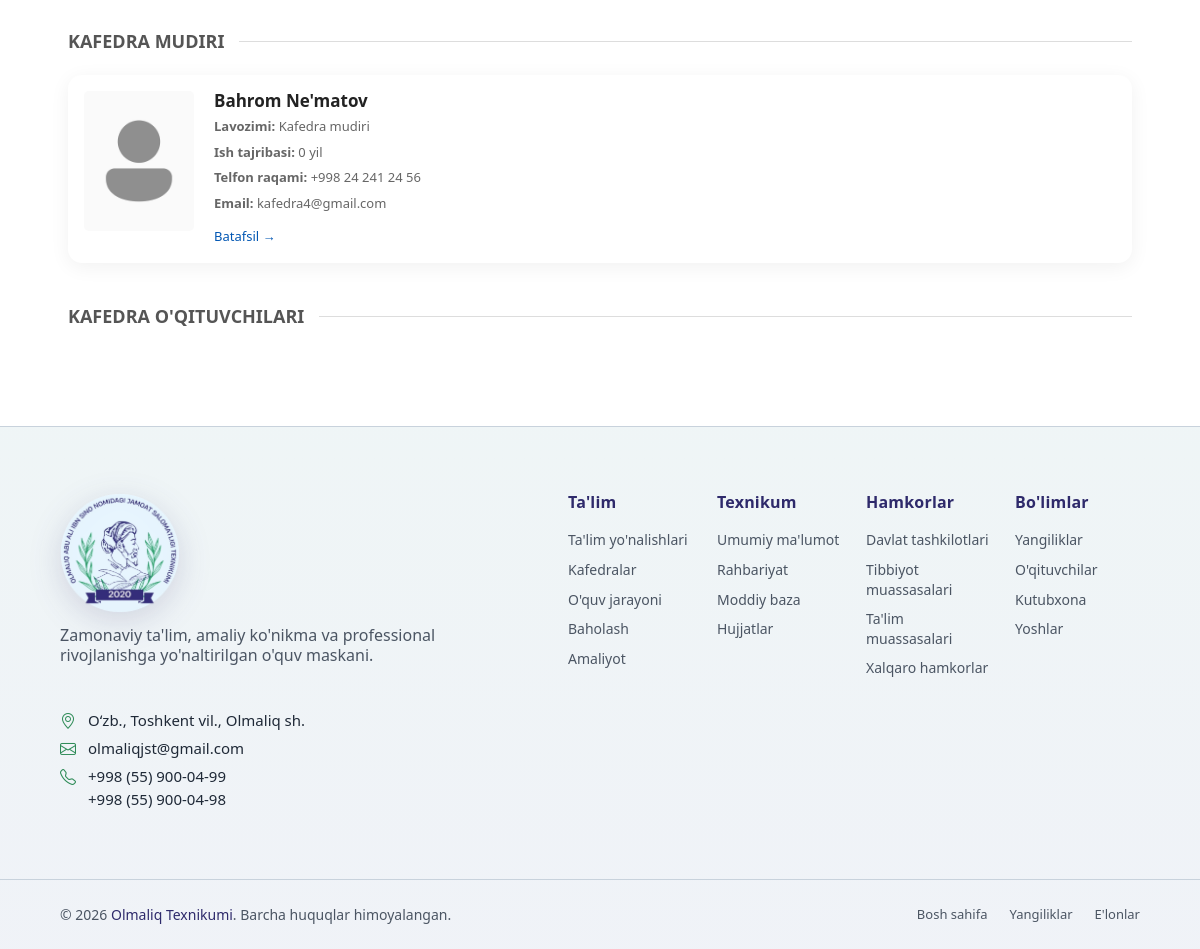
Before: /kafedralar/onalik-va-bolalikda-hamshiralik-ishi-kafedra/ (lower part) with the older database file.
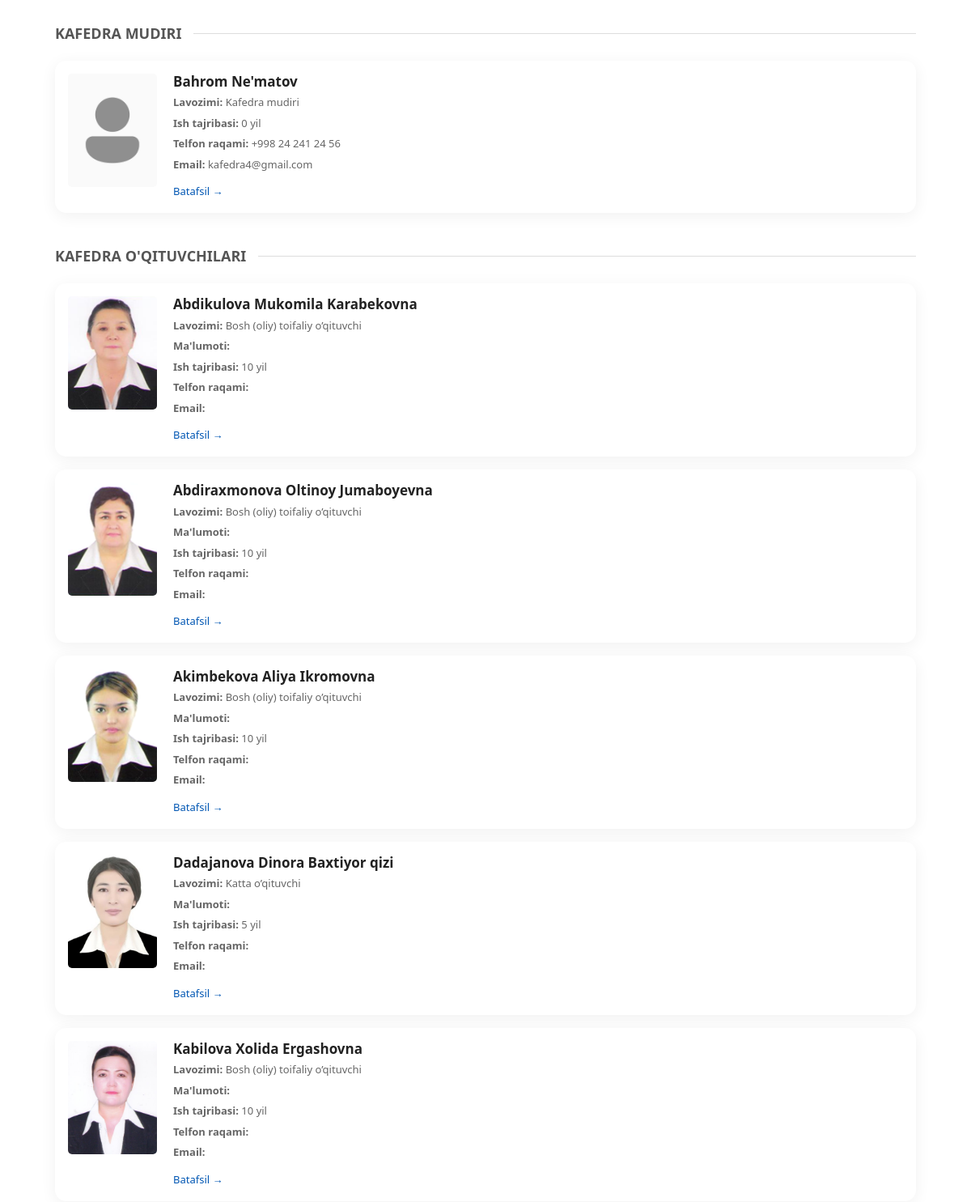
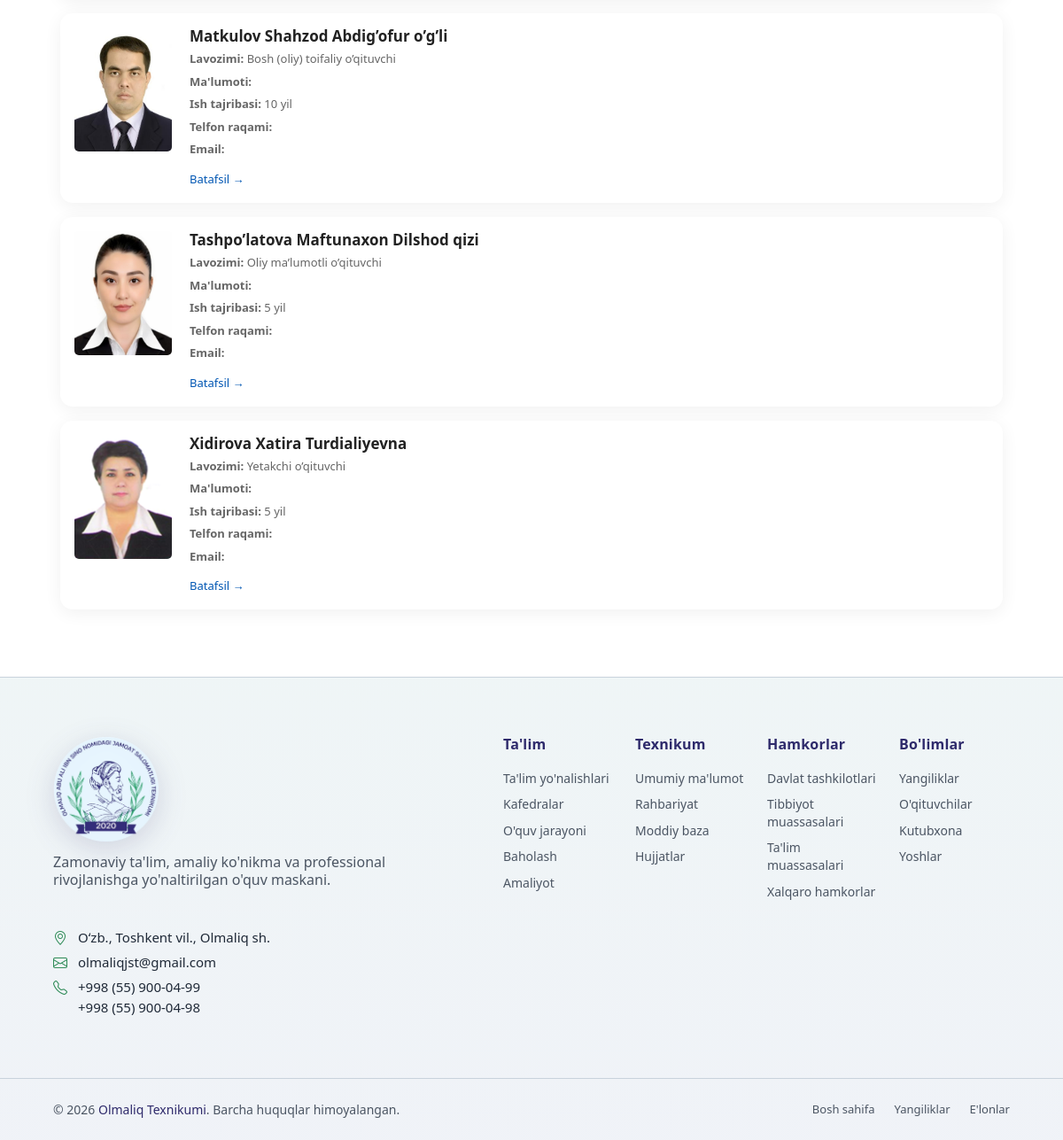
After: the same page with the newer database file (2 pictures, top to bottom).
### faculty/models.py (models this page shows, shortened)
class Teacher(models.Model):
    first_name = models.CharField(max_length=100)
    last_name = models.CharField(max_length=100)
    middle_name = models.CharField(max_length=100, blank=True)
    department = models.ForeignKey(Department, on_delete=models.CASCADE)
    position = models.CharField(max_length=200)
    scientific_degree = models.CharField(max_length=200, blank=True)
    experience_years = models.PositiveIntegerField(default=0)
    bio = models.TextField(blank=True)
    image = models.ImageField(upload_to='teachers/', blank=True, null=True)
    email = models.EmailField(blank=True)
    phone = models.CharField(max_length=30, blank=True)
    class Meta:
        ordering = ['last_name', 'first_name']
        verbose_name = "O'qituvchi"
        verbose_name_plural = "O'qituvchilar"

### departments/views.py (the view)
# urls.py: path('<slug:slug>/', views.department_detail, name='department_detail'),
def department_detail(request, slug):
    item = get_object_or_404(Department, slug=slug)
    teachers = item.teacher_set.all()
    return render(
        request,
        'departments/department_detail.html',
        {'department': item, 'teachers': teachers},
    )

### core/context_processors.py (called while the page is built)
def menu_context(request):
    menu_items = (
        Menu.objects.filter(parent__isnull=True, is_active=True)
        .prefetch_related('children')
        .order_by('order', 'id')
    )
    topbar = TopbarSettings.objects.filter(is_active=True).first()
    return {
        'menu_items': menu_items,
        'topbar_settings': topbar,
    }

### departments/templates/departments/department_detail.html (shortened to what the changed rows need)
{% extends 'base.html' %}
{% load static %}
{% block content %}
    <section class="department-container">
       <div class="teacher-list">
    {% for teacher in teachers %}
        <a href="{% url 'faculty:teacher_detail' teacher.id %}" class="teacher-card">
            <div class="teacher-img-wrap">
                {% if teacher.image %}
                    <img
                        src="{{ teacher.image.url }}"
                        alt=""
                        onerror="this.onerror=null;this.src="{% static "images/user_icon_640.png" %}";"
                    >
                {% else %}
                    <img src="{% static 'images/user_icon_640.png' %}" alt="">
                {% endif %}
            </div>
            <div class="teacher-content">
                <h3>
                    {{ teacher.last_name }} {{ teacher.first_name }} {{ teacher.middle_name }}
                </h3>
                <p class="position">
                    <strong>Lavozimi:</strong>
                    {{ teacher.position }}
                </p>
                <div class="position">
                    <strong>Ma'lumoti:</strong>
                </div>
                <div class="position">
                    <strong>Ish tajribasi: </strong>
                    <span>{{ teacher.experience_years }} yil</span>
                </div>
                <div class="position">
                    <strong>Telfon raqami: </strong>
                </div>
                <div class="position">
                    <strong>Email: </strong>
                </div>
                <span class="more">
                    Batafsil →
                </span>
            </div>
        </a>
    {% endfor %}
</div>
        </section>
    {% endblock %}

Changed rows visible on the page:
added Teacher: image (picture), last_name "Abdikulova", first_name "Mukomila", middle_name "Karabekovna", position "Bosh (oliy) toifaliy o’qituvchi", experience_years "10"
added Teacher: image (picture), last_name "Abdiraxmonova", first_name "Oltinoy", middle_name "Jumaboyevna", position "Bosh (oliy) toifaliy o’qituvchi", experience_years "10"
added Teacher: image (picture), last_name "Akimbekova", first_name "Aliya", middle_name "Ikromovna", position "Bosh (oliy) toifaliy o’qituvchi", experience_years "10"
added Teacher: image (picture), last_name "Dadajanova", first_name "Dinora", middle_name "Baxtiyor qizi", position "Katta o’qituvchi", experience_years "5"
added Teacher: image (picture), last_name "Kabilova", first_name "Xolida", middle_name "Ergashovna", position "Bosh (oliy) toifaliy o’qituvchi", experience_years "10"
added Teacher: image (picture), last_name "Matkulov", first_name "Shahzod", middle_name "Abdig’ofur o’g’li", position "Bosh (oliy) toifaliy o’qituvchi", experience_years "10"
added Teacher: image (picture), last_name "Tashpo’latova", first_name "Maftunaxon", middle_name "Dilshod qizi", position "Oliy ma’lumotli o’qituvchi", experience_years "5"
added Teacher: image (picture), last_name "Xidirova", first_name "Xatira", middle_name "Turdialiyevna", position "Yetakchi o’qituvchi", experience_years "5"
